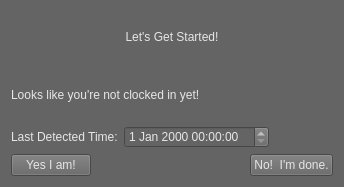
<?xml version="1.0" encoding="UTF-8"?>
<ui version="4.0">
 <class>endofday</class>
 <widget class="QWidget" name="endofday">
  <property name="geometry">
   <rect>
    <x>0</x>
    <y>0</y>
    <width>344</width>
    <height>187</height>
   </rect>
  </property>
  <property name="windowTitle">
   <string>End of Day</string>
  </property>
  <property name="styleSheet">
   <string notr="true">background-color: rgb(100, 100, 100);
color: rgb(230, 230, 230);</string>
  </property>
  <layout class="QVBoxLayout" name="verticalLayout">
   <item>
    <widget class="QLabel" name="title">
     <property name="styleSheet">
      <string notr="true">font: 22pt &quot;Chiller&quot;;</string>
     </property>
     <property name="text">
      <string>Let's Get Started!</string>
     </property>
     <property name="alignment">
      <set>Qt::AlignCenter</set>
     </property>
    </widget>
   </item>
   <item>
    <widget class="QLabel" name="question">
     <property name="styleSheet">
      <string notr="true">font: 10pt &quot;MS Shell Dlg 2&quot;;</string>
     </property>
     <property name="text">
      <string>Looks like you're not clocked in yet!  </string>
     </property>
     <property name="wordWrap">
      <bool>true</bool>
     </property>
    </widget>
   </item>
   <item>
    <layout class="QHBoxLayout" name="horizontalLayout_2">
     <item>
      <widget class="QLabel" name="last_time_label">
       <property name="text">
        <string>Last Detected Time:</string>
       </property>
      </widget>
     </item>
     <item>
      <widget class="QDateTimeEdit" name="last_time"/>
     </item>
     <item>
      <spacer name="horizontalSpacer_2">
       <property name="orientation">
        <enum>Qt::Horizontal</enum>
       </property>
       <property name="sizeHint" stdset="0">
        <size>
         <width>40</width>
         <height>20</height>
        </size>
       </property>
      </spacer>
     </item>
    </layout>
   </item>
   <item>
    <layout class="QHBoxLayout" name="horizontalLayout">
     <item>
      <widget class="QPushButton" name="yes_btn">
       <property name="text">
        <string>Yes I am!</string>
       </property>
      </widget>
     </item>
     <item>
      <spacer name="horizontalSpacer">
       <property name="orientation">
        <enum>Qt::Horizontal</enum>
       </property>
       <property name="sizeHint" stdset="0">
        <size>
         <width>40</width>
         <height>20</height>
        </size>
       </property>
      </spacer>
     </item>
     <item>
      <widget class="QPushButton" name="no_btn">
       <property name="text">
        <string>No!  I'm done.</string>
       </property>
      </widget>
     </item>
    </layout>
   </item>
  </layout>
 </widget>
 <resources/>
 <connections/>
</ui>
